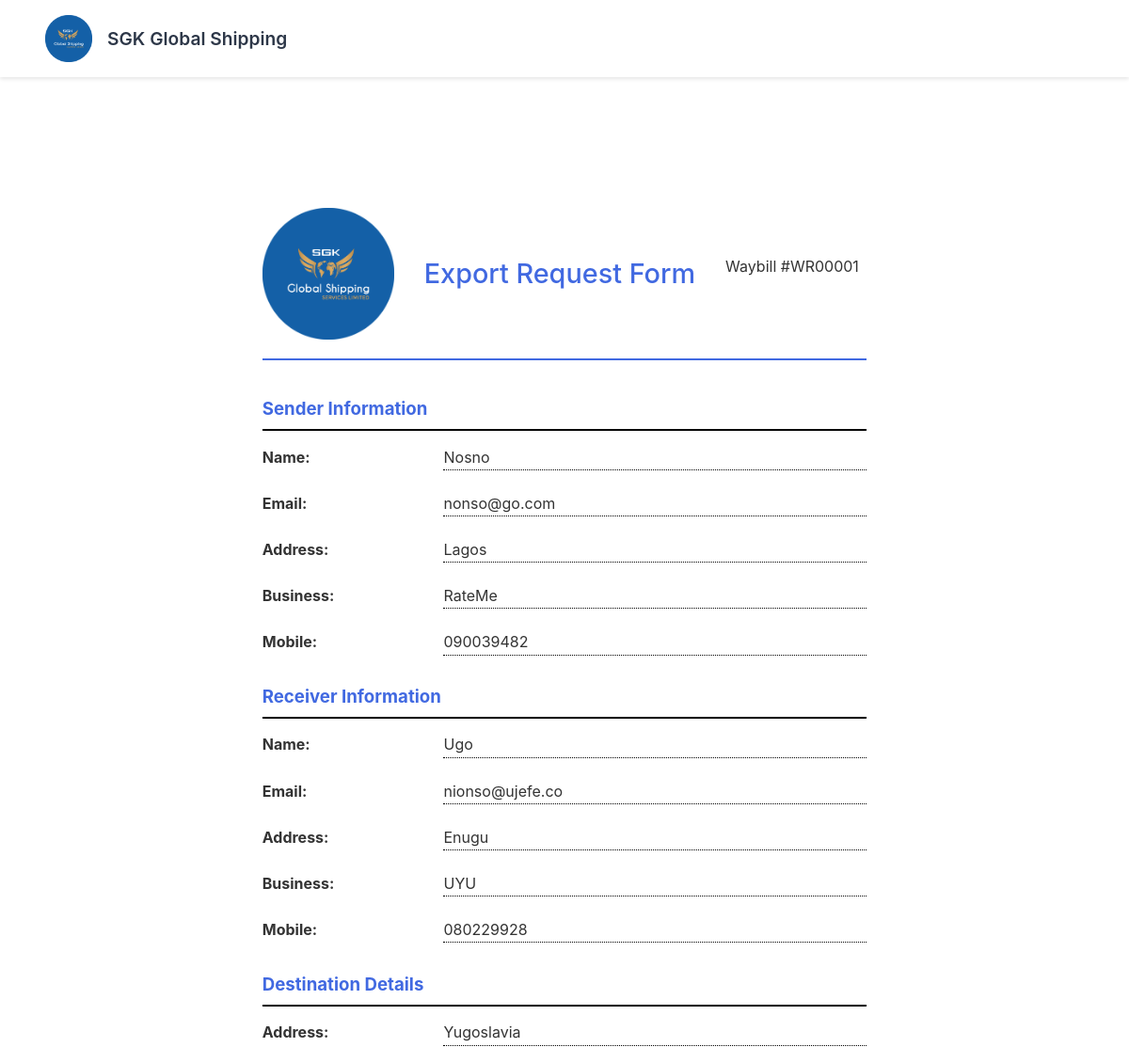
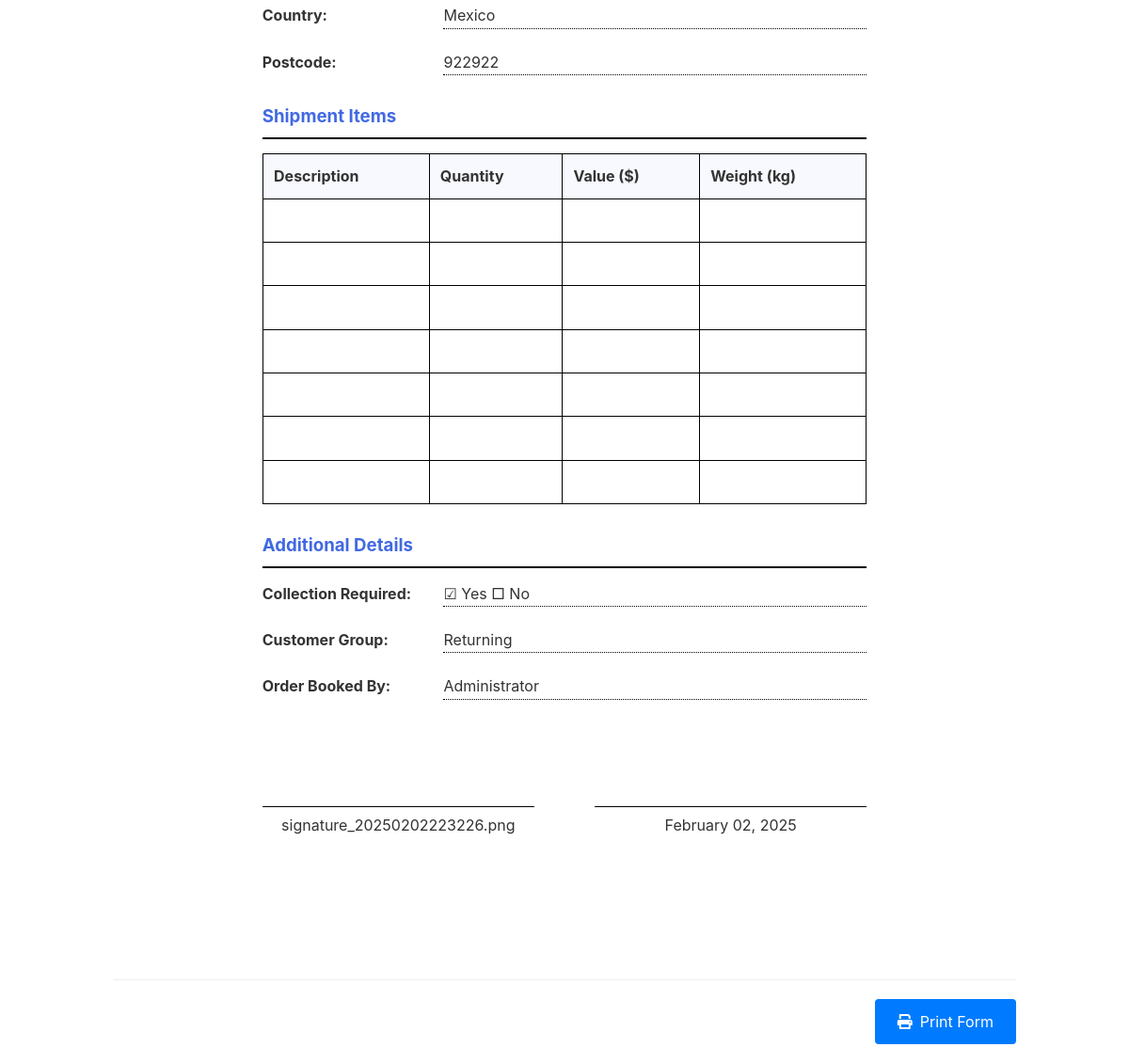
Screenshot of /print-form/1 with the database file from the repository (2 pictures, top to bottom).
### app.py (models this page shows, shortened)
class ExportRequest(db.Model):
    id = db.Column(db.Integer, primary_key=True)
    waybill_number = db.Column(db.String(50), nullable=False)
    created_at = db.Column(db.DateTime, default=db.func.current_timestamp())
    items = db.relationship('ItemDetail', backref='export_request', lazy=True)
    sender_name = db.Column(db.String(100), nullable=False)
    sender_email = db.Column(db.String(120))
    sender_address = db.Column(db.String(200))
    sender_business = db.Column(db.String(100))
    sender_mobile = db.Column(db.String(20), nullable=False)
    receiver_name = db.Column(db.String(100), nullable=False)
    receiver_email = db.Column(db.String(120))
    receiver_address = db.Column(db.String(200))
    receiver_business = db.Column(db.String(100))
    receiver_mobile = db.Column(db.String(20), nullable=False)
    destination_address = db.Column(db.String(200))
    destination_country = db.Column(db.String(100))
    destination_postcode = db.Column(db.String(20))
    freight_pricing = db.Column(db.Float, default=0)
    additional_charges = db.Column(db.Float, default=0)
    pickup_charge = db.Column(db.Float, default=0)
    handling_fees = db.Column(db.Float, default=0)
    crating = db.Column(db.Float, default=0)
    insurance_charge = db.Column(db.Float, default=0)
    is_collection = db.Column(db.Boolean, default=False)
    customer_group = db.Column(db.String(100))
    order_booked_by = db.Column(db.String(100))
    sender_signature = db.Column(db.String(500))
    status = db.Column(db.String(50), default='draft')  # draft, saved, completed

### app.py (the view)
@app.route('/print-form/<int:id>')
def print_form(id):
    try:
        request_data = ExportRequest.query.get_or_404(id)
        logger.debug(f'Accessing print form for export request {id}')
        logger.debug(f'Found export request: {request_data.waybill_number}')
        subtotal = sum([
            request_data.freight_pricing or 0,
            request_data.additional_charges or 0,
            request_data.pickup_charge or 0,
            request_data.handling_fees or 0,
            request_data.crating or 0,
            request_data.insurance_charge or 0
        ])
        vat = subtotal * 0.07
        total = subtotal + vat
        logger.debug(f'Calculated subtotal: {subtotal}, VAT: {vat}, Total: {total}')
        return render_template('print_form.html',
                            request=request_data,
                            subtotal=subtotal,
                            vat=vat,
                            total=total)
    except Exception as e:
        logger.error(f'Error in print form route: {str(e)}')
        raise

### app.py (called while the page is built)
@app.before_request
def log_request_info():
    logger.debug('-------------------------')
    logger.debug(f'Endpoint: {request.endpoint}')
    logger.debug(f'Method: {request.method}')
    logger.debug(f'URL: {request.url}')
    logger.debug('-------------------------')

### templates/print_form.html (shortened to what this page needs)
{% extends "base.html" %}
{% block content %}
<div class="print-form">
    <div class="company-header">
        <img src="{{ url_for('static', filename='images/SGKlogo.png') }}" alt="SGK Global Shipping" class="company-logo">
        <h1>Export Request Form</h1>
        <p>Waybill #{{ request.waybill_number }}</p>
    </div>
    <div class="form-section">
        <div class="section-title">Sender Information</div>
        <div class="input-row">
            <div class="input-label">Name:</div>
            <div class="input-field">{{ request.sender_name }}</div>
        </div>
        <div class="input-row">
            <div class="input-label">Email:</div>
            <div class="input-field">{{ request.sender_email or '' }}</div>
        </div>
        <div class="input-row">
            <div class="input-label">Address:</div>
            <div class="input-field">{{ request.sender_address or '' }}</div>
        </div>
        <div class="input-row">
            <div class="input-label">Business:</div>
            <div class="input-field">{{ request.sender_business or '' }}</div>
        </div>
        <div class="input-row">
            <div class="input-label">Mobile:</div>
            <div class="input-field">{{ request.sender_mobile }}</div>
        </div>
    </div>
    <div class="form-section">
        <div class="section-title">Receiver Information</div>
        <div class="input-row">
            <div class="input-label">Name:</div>
            <div class="input-field">{{ request.receiver_name }}</div>
        </div>
        <div class="input-row">
            <div class="input-label">Email:</div>
            <div class="input-field">{{ request.receiver_email or '' }}</div>
        </div>
        <div class="input-row">
            <div class="input-label">Address:</div>
            <div class="input-field">{{ request.receiver_address or '' }}</div>
        </div>
        <div class="input-row">
            <div class="input-label">Business:</div>
            <div class="input-field">{{ request.receiver_business or '' }}</div>
        </div>
        <div class="input-row">
            <div class="input-label">Mobile:</div>
            <div class="input-field">{{ request.receiver_mobile }}</div>
        </div>
    </div>
    <div class="form-section">
        <div class="section-title">Destination Details</div>
        <div class="input-row">
            <div class="input-label">Address:</div>
            <div class="input-field">{{ request.destination_address or '' }}</div>
        </div>
        <div class="input-row">
            <div class="input-label">Country:</div>
            <div class="input-field">{{ request.destination_country or '' }}</div>
        </div>
        <div class="input-row">
            <div class="input-label">Postcode:</div>
            <div class="input-field">{{ request.destination_postcode or '' }}</div>
        </div>
    </div>
    <div class="form-section">
        <div class="section-title">Shipment Items</div>
        <table class="items-table">
            <thead>
                <tr>
                    <th>Description</th>
                    <th>Quantity</th>
                    <th>Value ($)</th>
                    <th>Weight (kg)</th>
                </tr>
            </thead>
            <tbody>
                {% for i in range(7) %}
                <tr>
                    <td></td>
                    <td></td>
                    <td></td>
                    <td></td>
                </tr>
                {% endfor %}
            </tbody>
        </table>
    </div>
    <div class="form-section">
        <div class="section-title">Additional Details</div>
        <div class="input-row">
            <div class="input-label">Collection Required:</div>
            <div class="input-field">{% if request.is_collection %}☑ Yes □ No{% else %}□ Yes ☑ No{% endif %}</div>
        </div>
        <div class="input-row">
            <div class="input-label">Customer Group:</div>
            <div class="input-field">{{ request.customer_group or '' }}</div>
        </div>
        <div class="input-row">
            <div class="input-label">Order Booked By:</div>
            <div class="input-field">{{ request.order_booked_by or '' }}</div>
        </div>
    </div>
    <div class="signature-section">
        <div class="signature-box">
            <div class="signature-line">{{ request.sender_signature or 'Sender\'s Signature' }}</div>
        </div>
        <div class="signature-box">
            <div class="signature-line">{{ request.created_at.strftime('%B %d, %Y') }}</div>
        </div>
    </div>
</div>
<div class="action-buttons">
    <button onclick="window.print()" class="action-button primary">
        <i class="fas fa-print"></i> Print Form
    </button>
</div>
{% endblock %}

### static/css/styles.css (style rules this page uses)
body { font-family: -apple-system, BlinkMacSystemFont, 'Segoe UI', Roboto, sans-serif; max-width: 1000px; margin: 0 auto; padding: 20px; color: #333; }
.section-title { font-size: 1.2em; color: #4169E1; margin-bottom: 15px; display: flex; align-items: center; gap: 8px; }
.submit-btn, .action-button { width: 100%; padding: 12px 24px; background: #4169E1; color: white; border: none; border-radius: 4px; cursor: pointer; font-size: 16px; text-decoration: none; transition: background-color 0.2s; }
.action-buttons { display: flex; gap: 15px; justify-content: center; margin-top: 30px; padding-top: 20px; border-top: 1px solid #eee; }
.action-button { width: auto; display: inline-flex; align-items: center; gap: 8px; }
.company-header { display: flex; align-items: center; gap: 20px; margin-bottom: 30px; padding-bottom: 20px; border-bottom: 2px solid #4169E1; }
.company-logo { width: 100px; height: auto; }
.company-header h1 { color: #4169E1; font-size: 1.8em; margin: 0; }
.company-header { display: flex; align-items: center; gap: 2rem; margin-bottom: 1rem; }
.company-logo { width: 120px; height: auto; }
.items-table { padding: 1rem; }
.items-table th { background: #f8f9fa; padding: 0.75rem; text-align: left; border-bottom: 2px solid #dee2e6; }
.items-table td { padding: 0.75rem; border-bottom: 1px solid #dee2e6; }
.action-buttons { display: flex; gap: 1rem; justify-content: flex-end; }
.action-button { padding: 0.75rem 1.5rem; border: none; border-radius: 4px; font-size: 1rem; cursor: pointer; display: inline-flex; align-items: center; gap: 0.5rem; text-decoration: none; transition: background-color 0.2s; }
.action-button.primary { background: #007bff; color: white; }

### templates/print_form.html (style rules this page uses)
.print-form { max-width: 210mm; margin: 20mm auto; padding: 20mm; background: white; }
.company-header { text-align: center; margin-bottom: 10mm; }
.company-logo { width: 140px; height: auto; }
.form-section { margin-bottom: 8mm; }
.section-title { font-size: 14pt; font-weight: bold; margin-bottom: 4mm; border-bottom: 2px solid #000; padding-bottom: 2mm; }
.input-row { display: flex; margin-bottom: 6mm; }
.input-label { width: 30%; font-weight: bold; }
.input-field { width: 70%; border-bottom: 1px dotted #000; height: 7mm; }
.items-table { width: 100%; border-collapse: collapse; margin-bottom: 8mm; }
.items-table th { border: 1px solid #000; padding: 3mm; text-align: left; background: #f8f9fe; }
.items-table td { border: 1px solid #000; padding: 6mm 3mm; height: 10mm; }
.signature-section { display: flex; justify-content: space-between; margin-top: 15mm; }
.signature-box { width: 45%; }
.signature-line { border-top: 1px solid #000; margin-top: 15mm; padding-top: 2mm; text-align: center; }

### templates/base.html (style rules this page uses)
body { padding-top: 70px; }

### rows the page displays
ExportRequest: waybill_number "WR00001", sender_name "Nosno", sender_email "nonso@go.com", sender_address "Lagos", sender_business "RateMe", sender_mobile "090039482", receiver_name "Ugo", receiver_email "nionso@ujefe.co", receiver_address "Enugu", receiver_business "UYU", receiver_mobile "080229928", destination_address "Yugoslavia", destination_country "Mexico", destination_postcode "922922", customer_group "Returning", order_booked_by "Administrator", sender_signature "signature_20250202223226.png", created_at "February 02, 2025"
